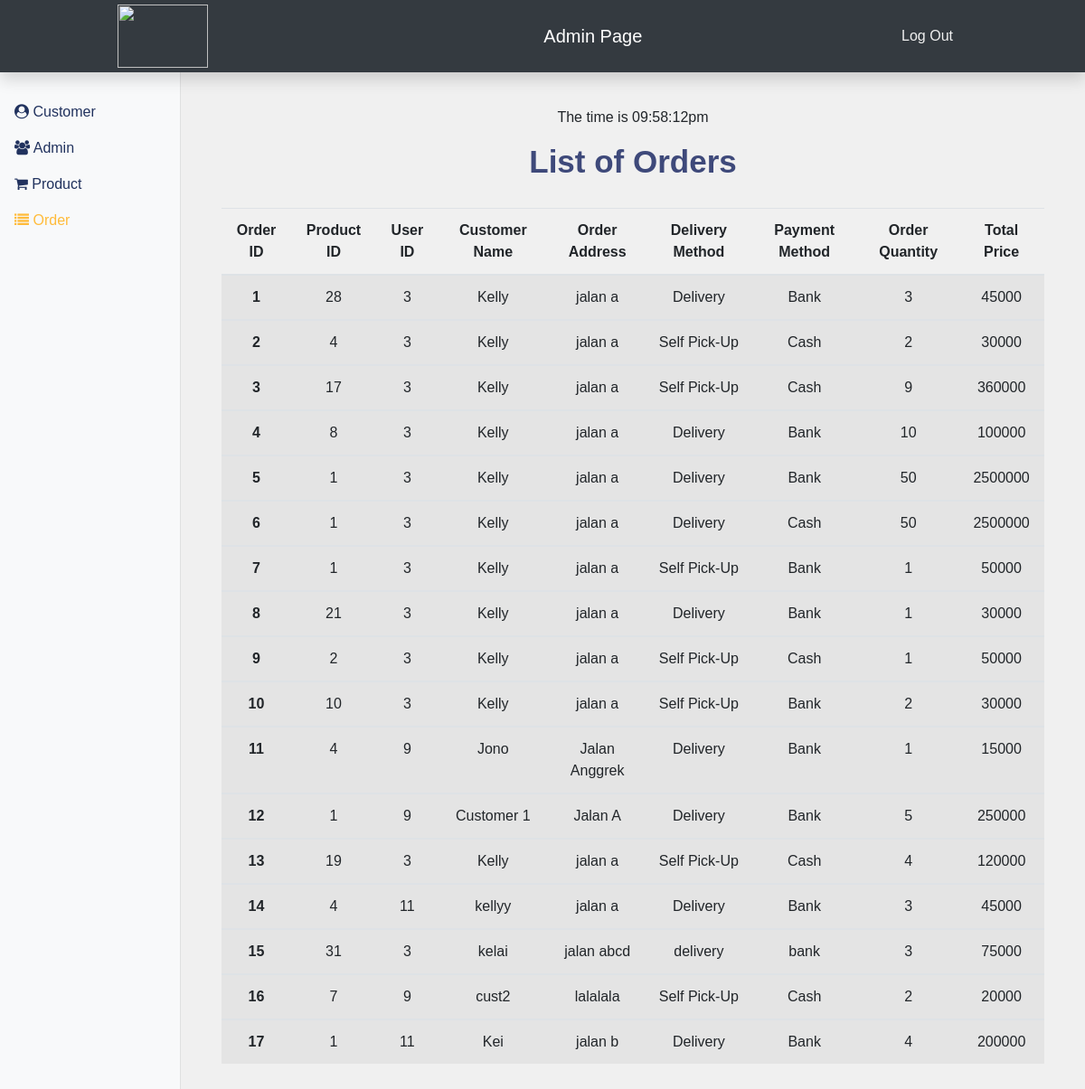
Screenshot of /admin_order.php (signed in) with the database file from the repository.
### tables this page shows
CREATE TABLE `order` (
  `order_id` int(11) NOT NULL,
  `product_id` int(11) NOT NULL,
  `user_id` int(11) NOT NULL,
  `customer_name` varchar(25) NOT NULL,
  `order_address` varchar(250) NOT NULL,
  `order_date` datetime NOT NULL,
  `order_deliveryopt` varchar(20) NOT NULL,
  `order_paymentopt` varchar(50) NOT NULL,
  `order_quantity` int(10) NOT NULL,
  `order_totalprice` int(10) NOT NULL
);

### admin_order.php (the view, shortened to what this page needs)
<!doctype html>
<html lang="en">
<head>
    <link rel="stylesheet" href="https://maxcdn.bootstrapcdn.com/bootstrap/4.1.3/css/bootstrap.min.css">
    <link href="https://maxcdn.bootstrapcdn.com/font-awesome/4.7.0/css/font-awesome.min.css" rel="stylesheet">
</head>
<?php
$sql = "SELECT * FROM `order`";
$conn = getconn();
$result = $conn->prepare($sql);
$result->execute();
?>
<body>
    <header>
        <nav class="navbar navbar-dark fixed-top bg-dark flex-md-nowrap p-0 shadow">
            <div class="container">
                <a class="navbar-brand" href="admin_order.php">
                    <img class="logo" src="assets/logo2.png" />
                    <a class="navbar-brand col-sm-3 col-md-1 mr-0 ml-4" href="#.php">Admin Page</a>
                </a>
                <ul class="navbar-nav px-3">
                    <li class="nav-item text-nowrap">
                        <a class="nav-link" href="logout_admin.php"
                            onclick="return confirm('Are you sure you want to log out from your account?')">Log Out</a>
                    </li>
                </ul>
        </nav>
    </header>
    <div class="container-fluid mt-5">
        <div class="row">
            <nav class="col-md-2 d-none d-md-block bg-light sidebar">
                <div class="sidebar-sticky">
                    <ul class="nav flex-column">
                        <li class="nav-item">
                            <a class="nav-link" href="admin_cust.php">
                                <i class="fa fa-user-circle fa-1x"></i></i>
                                Customer
                            </a>
                        </li>
                        <li class="nav-item">
                            <a class="nav-link" href="admin.php">
                                <i class="fa fa-users fa-1x"></i></i>
                                Admin
                            </a>
                        </li>
                        <li class="nav-item">
                            <a class="nav-link" href="admin_product.php">
                                <i class="fa fa-shopping-cart fa-1x"></i></i>
                                Product
                            </a>
                        </li>
                        <li class="nav-item">
                            <a class="nav-link active" href="admin_order.php">
                                <i class="fa fa-list fa-1x"></i></i>
                                Order
                            </a>
                        </li>
                    </ul>
                </div>
            </nav>
            <div class="container text-center" style="margin-top: 70px; margin-bottom: 70px;">
                <?php
            echo "The time is " . date("h:i:sa");
            ?>
                <div class="col mt-3">
                    <table class="table table-striped table-hover table-responsive">
                        <h1>List of Orders</h1>
                        <thead>
                            <tr>
                                <th scope="col">Order ID</th>
                                <th scope="col">Product ID</th>
                                <th scope="col">User ID</th>
                                <th scope="col">Customer Name</th>
                                <th scope="col">Order Address</th>
                                <th scope="col">Delivery Method</th>
                                <th scope="col">Payment Method</th>
                                <th scope="col">Order Quantity</th>
                                <th scope="col">Total Price</th>
                            </tr>
                            <?php
                        while ($row = $result->fetch()) :
                        ?>
                        </thead>
                        <tbody>
                            <tr>
                                <th scope="row"><?php echo $row['order_id']; ?></th>
                                <td>
                                    <?php echo $row['product_id']; ?>
                                </td>
                                <td>
                                    <?php echo $row['user_id']; ?>
                                </td>
                                <td>
                                    <?php echo $row['customer_name']; ?>
                                </td>
                                <td>
                                    <?php echo $row['order_address']; ?>
                                </td>
                                <td>
                                    <?php echo $row['order_deliveryopt']; ?>
                                </td>
                                <td>
                                    <?php echo $row['order_paymentopt']; ?>
                                </td>
                                <td>
                                    <?php echo $row['order_quantity']; ?>
                                </td>
                                <td>
                                    <?php echo $row['order_totalprice']; ?>
                                </td>
                            </tr>
                            <?php
                        endwhile;
                    ?>
                        </tbody>
                    </table>
                </div>
            </div>
        </div>
    </div>
</body>
</html>

### admin_order.php (style rules this page uses)
html { margin: 0; padding: 0; }
body { font-family: Verdana, Geneva, Tahoma, sans-serif; background-color: #F0F0F0; margin: 0; padding: 0; }
.navbar-dark .navbar-nav .nav-link { color: #F0F0F0; }
.sidebar { top: 0; bottom: 0; left: 0; z-index: 100; padding: 48px 0 0; box-shadow: inset -1px 0 0 rgba(0, 0, 0, .1); }
.sidebar-sticky { position: relative; top: 0; height: calc(100vh - 48px); padding-top: .5rem; overflow-x: hidden; overflow-y: auto; }
.sidebar .nav-link { font-weight: 500; color: #21325E; }
.sidebar .nav-link.active, .sidebar .nav-link:hover { color: #FFBB3A; }
.logo { width: 100px; height: 70px; }
h1 { text-align: center; color: #3E497A; font-size: 35px; font-weight: 550; margin-bottom: 30px; }
@media all and (min-width: 768px) { .container { width: 768px; } }
@media all and (min-width: 992px) { .container { width: 970px; } }

### rows the page displays
order: order_id "1", product "28", user "3", customer_name "Kelly", order_address "jalan a", order_deliveryopt "Delivery", order_paymentopt "Bank", order_quantity "3", order_totalprice "45000"
order: order_id "2", product "4", user "3", customer_name "Kelly", order_address "jalan a", order_deliveryopt "Self Pick-Up", order_paymentopt "Cash", order_quantity "2", order_totalprice "30000"
order: order_id "3", product "17", user "3", customer_name "Kelly", order_address "jalan a", order_deliveryopt "Self Pick-Up", order_paymentopt "Cash", order_quantity "9", order_totalprice "360000"
order: order_id "4", product "8", user "3", customer_name "Kelly", order_address "jalan a", order_deliveryopt "Delivery", order_paymentopt "Bank", order_quantity "10", order_totalprice "100000"
order: order_id "5", product "1", user "3", customer_name "Kelly", order_address "jalan a", order_deliveryopt "Delivery", order_paymentopt "Bank", order_quantity "50", order_totalprice "2500000"
order: order_id "6", product "1", user "3", customer_name "Kelly", order_address "jalan a", order_deliveryopt "Delivery", order_paymentopt "Cash", order_quantity "50", order_totalprice "2500000"
order: order_id "7", product "1", user "3", customer_name "Kelly", order_address "jalan a", order_deliveryopt "Self Pick-Up", order_paymentopt "Bank", order_quantity "1", order_totalprice "50000"
order: order_id "8", product "21", user "3", customer_name "Kelly", order_address "jalan a", order_deliveryopt "Delivery", order_paymentopt "Bank", order_quantity "1", order_totalprice "30000"
order: order_id "9", product "2", user "3", customer_name "Kelly", order_address "jalan a", order_deliveryopt "Self Pick-Up", order_paymentopt "Cash", order_quantity "1", order_totalprice "50000"
order: order_id "10", product "10", user "3", customer_name "Kelly", order_address "jalan a", order_deliveryopt "Self Pick-Up", order_paymentopt "Bank", order_quantity "2", order_totalprice "30000"
order: order_id "11", product "4", user "9", customer_name "Jono", order_address "Jalan Anggrek", order_deliveryopt "Delivery", order_paymentopt "Bank", order_quantity "1", order_totalprice "15000"
order: order_id "12", product "1", user "9", customer_name "Customer 1", order_address "Jalan A", order_deliveryopt "Delivery", order_paymentopt "Bank", order_quantity "5", order_totalprice "250000"
order: order_id "13", product "19", user "3", customer_name "Kelly", order_address "jalan a", order_deliveryopt "Self Pick-Up", order_paymentopt "Cash", order_quantity "4", order_totalprice "120000"
order: order_id "14", product "4", user "11", customer_name "kellyy", order_address "jalan a", order_deliveryopt "Delivery", order_paymentopt "Bank", order_quantity "3", order_totalprice "45000"
order: order_id "15", product "31", user "3", customer_name "kelai", order_address "jalan abcd", order_deliveryopt "delivery", order_paymentopt "bank", order_quantity "3", order_totalprice "75000"
order: order_id "16", product "7", user "9", customer_name "cust2", order_address "lalalala", order_deliveryopt "Self Pick-Up", order_paymentopt "Cash", order_quantity "2", order_totalprice "20000"
order: order_id "17", product "1", user "11", customer_name "Kei", order_address "jalan b", order_deliveryopt "Delivery", order_paymentopt "Bank", order_quantity "4", order_totalprice "200000"
